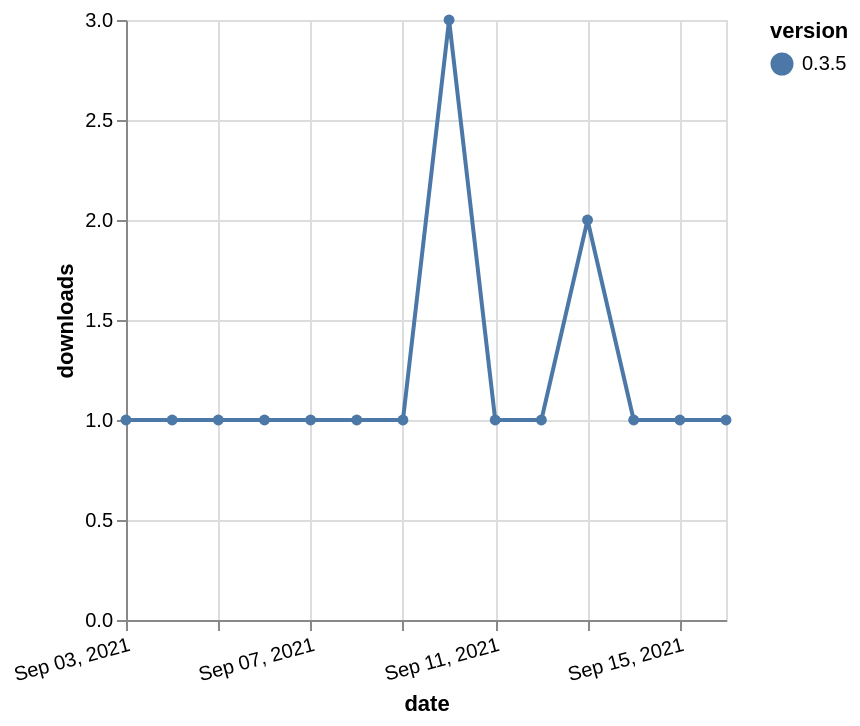

The specification (Vega-Lite) saved for this image:
### Vega-Lite specification from a JSON file in a GitHub repository (floating-point values rounded to 4 significant figures)
{"$schema": "https://vega.github.io/schema/vega-lite/v5.json", "description": "A simple bar chart with embedded data.", "data": {"values": [{"date": "2021-09-03", "total": 428, "delta": 1, "version": "0.3.5"}, {"date": "2021-09-04", "total": 429, "delta": 1, "version": "0.3.5"}, {"date": "2021-09-05", "total": 430, "delta": 1, "version": "0.3.5"}, {"date": "2021-09-06", "total": 431, "delta": 1, "version": "0.3.5"}, {"date": "2021-09-07", "total": 432, "delta": 1, "version": "0.3.5"}, {"date": "2021-09-08", "total": 433, "delta": 1, "version": "0.3.5"}, {"date": "2021-09-09", "total": 434, "delta": 1, "version": "0.3.5"}, {"date": "2021-09-10", "total": 437, "delta": 3, "version": "0.3.5"}, {"date": "2021-09-11", "total": 438, "delta": 1, "version": "0.3.5"}, {"date": "2021-09-12", "total": 439, "delta": 1, "version": "0.3.5"}, {"date": "2021-09-13", "total": 441, "delta": 2, "version": "0.3.5"}, {"date": "2021-09-14", "total": 442, "delta": 1, "version": "0.3.5"}, {"date": "2021-09-15", "total": 443, "delta": 1, "version": "0.3.5"}, {"date": "2021-09-16", "total": 444, "delta": 1, "version": "0.3.5"}]}, "width": "container", "mark": {"type": "line", "point": {"filled": true}}, "encoding": {"x": {"field": "date", "type": "temporal", "timeUnit": "yearmonthdate", "title": "date", "axis": {"labelAngle": -15}}, "y": {"field": "delta", "type": "quantitative", "title": "downloads"}, "color": {"field": "version", "type": "nominal"}, "tooltip": {"field": "delta"}}}
